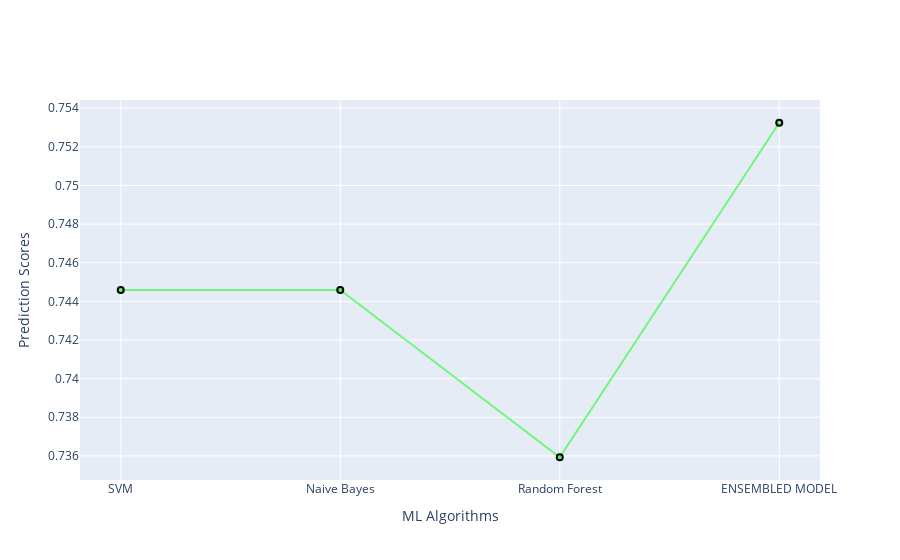

The notebook cell this image was saved under:
### Code cell
scores=[SVMscore,NBscore,RFCscore,EMscore]
AlgorthmsName=["SVM","Naive Bayes","Random Forest","ENSEMBLED MODEL"]


trace1 = go.Scatter(
    x = AlgorthmsName,
    y= scores,
    name='Algortms Name',
    marker =dict(color='rgba(0,255,0,0.5)',
               line =dict(color='rgb(0,0,0)',width=2)),
                text=AlgorthmsName
)
data = [trace1]


layout = go.Layout(barmode = "group",
                  xaxis= dict(title= 'ML Algorithms',ticklen= 5,zeroline= False),
              yaxis= dict(title= 'Prediction Scores',ticklen= 5,zeroline= False))
fig = go.Figure(data = data, layout = layout)
iplot(fig)

### Figure 1 — Plotly figure (JSON) as saved in the notebook; plotly's stock layout.template omitted (floating-point values rounded to 4 significant figures)
{"data": [{"marker": {"color": "rgba(0,255,0,0.5)", "line": {"color": "rgb(0,0,0)", "width": 2}}, "name": "Algortms Name", "text": ["SVM", "Naive Bayes", "Random Forest", "ENSEMBLED MODEL"], "type": "scatter", "x": ["SVM", "Naive Bayes", "Random Forest", "ENSEMBLED MODEL"], "y": [0.7446, 0.7446, 0.7359, 0.7532]}], "layout": {"barmode": "group", "xaxis": {"ticklen": 5, "title": {"text": "ML Algorithms"}, "zeroline": false}, "yaxis": {"ticklen": 5, "title": {"text": "Prediction Scores"}, "zeroline": false}}}
